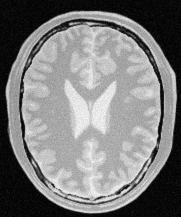
#> input picture images/brain_proton_density_slice.png, 181 x 217 px, found by its file name
$ python task2.py
#> lines starting #> are read from the running program, lines starting #| are printed output that depends on the picture
import cv2
import numpy as np
import matplotlib.pyplot as plt

# Load the brain image
img = cv2.imread('C:\\Users\\spram\\Documents\\IPNMV\\images\\brain_proton_density_slice.png', cv2.IMREAD_GRAYSCALE)
#> img is the input picture: shape (217, 181); min 0, max 251, mean 123.7

# Function to accentuate white matter (high intensity)
def enhance_white_matter(image):
    white_matter_img = np.where(image > 150, 255, image)  # Example threshold for white matter
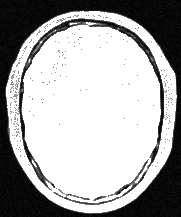
#> white_matter_img: shape (217, 181); min 0, max 255, mean 168.3
    return white_matter_img

# Function to accentuate gray matter (mid-range intensity)
def enhance_gray_matter(image):
    gray_matter_img = np.where((image >= 100) & (image <= 150), image * 1.5, image)  # Example range
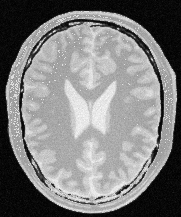
#> gray_matter_img: shape (217, 181) float64; min 0, max 251, mean 125.7
    return gray_matter_img

# Enhance white and gray matter
white_matter_img = enhance_white_matter(img)
gray_matter_img = enhance_gray_matter(img)

# Plot the original, white matter enhanced, and gray matter enhanced images
plt.figure(figsize=(15, 5))

plt.subplot(1, 3, 1)
plt.imshow(img, cmap='gray')
plt.title('Original Brain Image')

plt.subplot(1, 3, 2)
plt.imshow(white_matter_img, cmap='gray')
plt.title('White Matter Enhanced')

plt.subplot(1, 3, 3)
plt.imshow(gray_matter_img, cmap='gray')
plt.title('Gray Matter Enhanced')

plt.show()
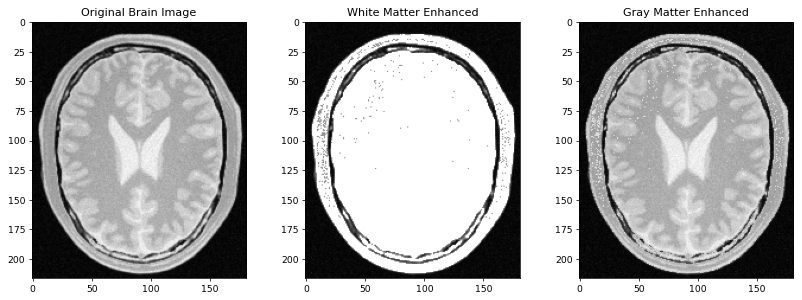
#> figure drawn by matplotlib, 3 panels
